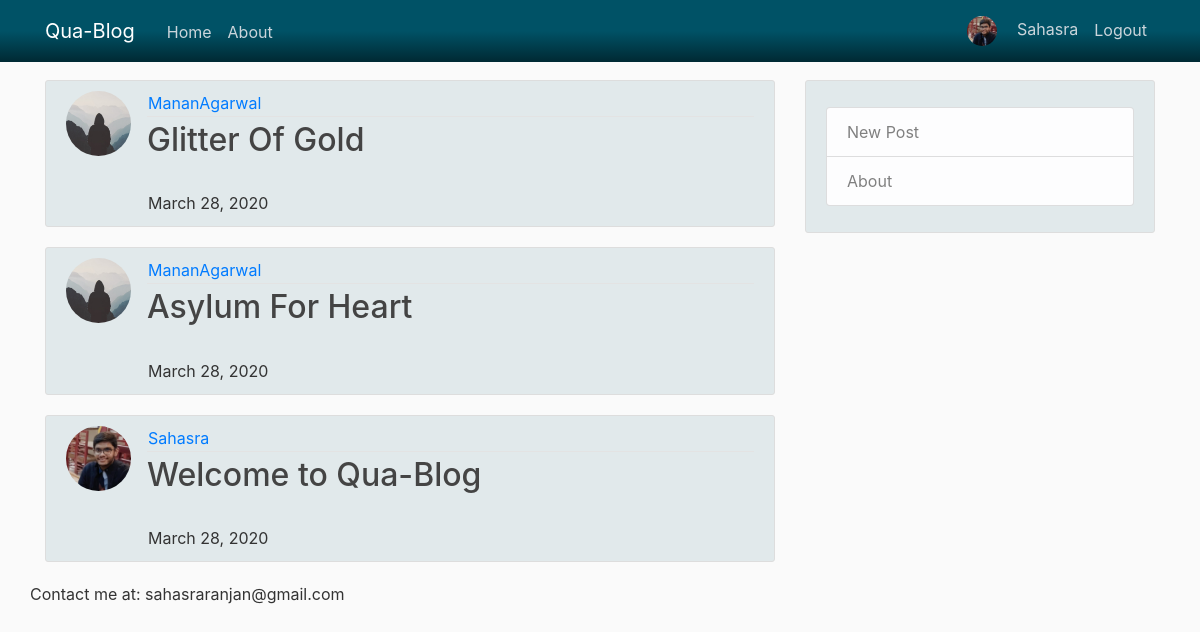
Page / (signed in) on the committed database.
### users/models.py (models this page shows, shortened)
class Profile(models.Model):
    user = models.OneToOneField(User, on_delete=models.CASCADE)
    image = models.ImageField(default='default2.jpg', upload_to='profile_pics')

### blog/models.py (models this page shows, shortened)
class Post(models.Model):
    title = models.CharField(max_length=100)
    content = models.TextField()
    date_posted = models.DateTimeField(default=timezone.now)
    author = models.ForeignKey(User, on_delete=models.CASCADE)

### blog/views.py (the view)
# urls.py: path('', PostListView.as_view(), name='blog-home'),
class PostListView(ListView):
    model = Post
    template_name = 'blog/home.html'  # <app>/<model>_<viewtype>.html
    context_object_name = 'posts'
    ordering = ['-date_posted']

### blog/templates/blog/home.html
{% extends "blog/base.html" %}
{% block content %}
    {% for post in posts %}
        <article class="media content-section" style="background-color: rgba(0, 82, 102, 0.1)">
          <img class="rounded-circle article-img" src="{{ post.author.profile.image.url }}">
          <div class="media-body">
            <div class="article-metadata">
              <a style="margin: 1px" class="mr-2" href="#">{{ post.author }}</a>
            </div>
            <h2><a class="article-title" href="{% url 'post-detail' post.id %}">{{ post.title }}</a></h2>
            <p style="margin: 1px" class="article-content">
              {{ post.date_posted|date:"F d, Y" }}
            </p>
          </div>
        </article>
    {% endfor %}
{% endblock content %}

### blog/templates/blog/base.html (shortened to what this page needs)
{% load static %}
<!DOCTYPE html>
<html>
<head>
    <link rel="stylesheet" href="https://maxcdn.bootstrapcdn.com/bootstrap/4.0.0/css/bootstrap.min.css">
    <link rel="stylesheet" type="text/css" href="{% static 'blog/main.css' %}">
</head>
<body>
    <header class="site-header">
      <nav class="navbar navbar-expand-md navbar-dark bg-steel fixed-top" style="background: linear-gradient(to bottom, #005266 50%, #002933 100%)">
        <div class="container" style="color: #005266">
          <a class="navbar-brand mr-4" href="{% url 'blog-home' %}">Qua-Blog</a>
          <div class="collapse navbar-collapse" id="navbarToggle">
            <div class="navbar-nav mr-auto">
              <a class="nav-item nav-link" href="{% url 'blog-home' %}" style="padding-top: 10px">Home</a>
              <a class="nav-item nav-link" href="{% url 'blog-about' %}" style="padding-top: 10px">About</a>
            </div>
            <div class="navbar-nav">
              {% if user.is_authenticated %}
                <a href="{% url 'profile' %}">
                  <a class="nav-item nav-link" href="{% url 'profile' %}">
                  	<img class="rounded-circle article-img" src="{{ user.profile.image.url }}" style="width: 30px; height: 30px">
                  	{{ user.username }}
                  </a>
                </a>
                <a class="nav-item nav-link" href="{% url 'logout' %}" style="padding-top: 10px">Logout</a>
              {% else %}
                <a class="nav-item nav-link" href="{% url 'login' %}">Login</a>
                <a class="nav-item nav-link" href="{% url 'register' %}">Register</a>
              {% endif %}
            </div>
          </div>
        </div>
      </nav>
    </header>
    <main role="main" class="container">
      <div class="row" >
        <div class="col-md-8">
          {% block content %}{% endblock content %}
        </div>
        <div class="col-md-4">
          <div class="content-section" style="background-color: rgba(0, 82, 102, 0.1)">
            <p class='text-muted'>
              <ul class="list-group" >
                <li class="list-group-item list-group-item-light"><a href="{% url 'post-create' %}" style="text-decoration: none; color: gray">New Post</a></li>
                <li class="list-group-item list-group-item-light"><a href="{% url 'blog-about' %}" style="text-decoration: none; color: gray">About</a></li>
              </ul>
            </p>
          </div>
        </div>
        <p>Contact me at: sahasraranjan@gmail.com</p>
      </div>
    </main>
</body>
</html>

### blog/static/blog/main.css (style rules this page uses)
body { background: #fafafa; color: #333333; margin-top: 5rem; }
h1, h2, h3, h4, h5, h6 { color: #444444; }
ul { margin: 0; }
.bg-steel { background-color: #5f788a; }
.site-header .navbar-nav .nav-link { color: #cbd5db; }
.content-section { background: #ffffff; padding: 10px 20px; border: 1px solid #dddddd; border-radius: 3px; margin-bottom: 20px; }
.article-title { color: #444444; }
.article-content { white-space: pre-line; }
.article-img { height: 65px; width: 65px; margin-right: 16px; }
.article-metadata { padding-bottom: 1px; margin-bottom: 4px; border-bottom: 1px solid #e3e3e3 }

### rows in the picture
Post: author.profile.image (placeholder picture), author "MananAgarwal", title "Glitter Of Gold", date_posted "March 28, 2020"
Post: author.profile.image (placeholder picture), author "MananAgarwal", title "Asylum For Heart", date_posted "March 28, 2020"
Post: author.profile.image (picture), author "Sahasra", title "Welcome to Qua-Blog", date_posted "March 28, 2020"

### other values in the picture
{{ user.username }} "Sahasra"
